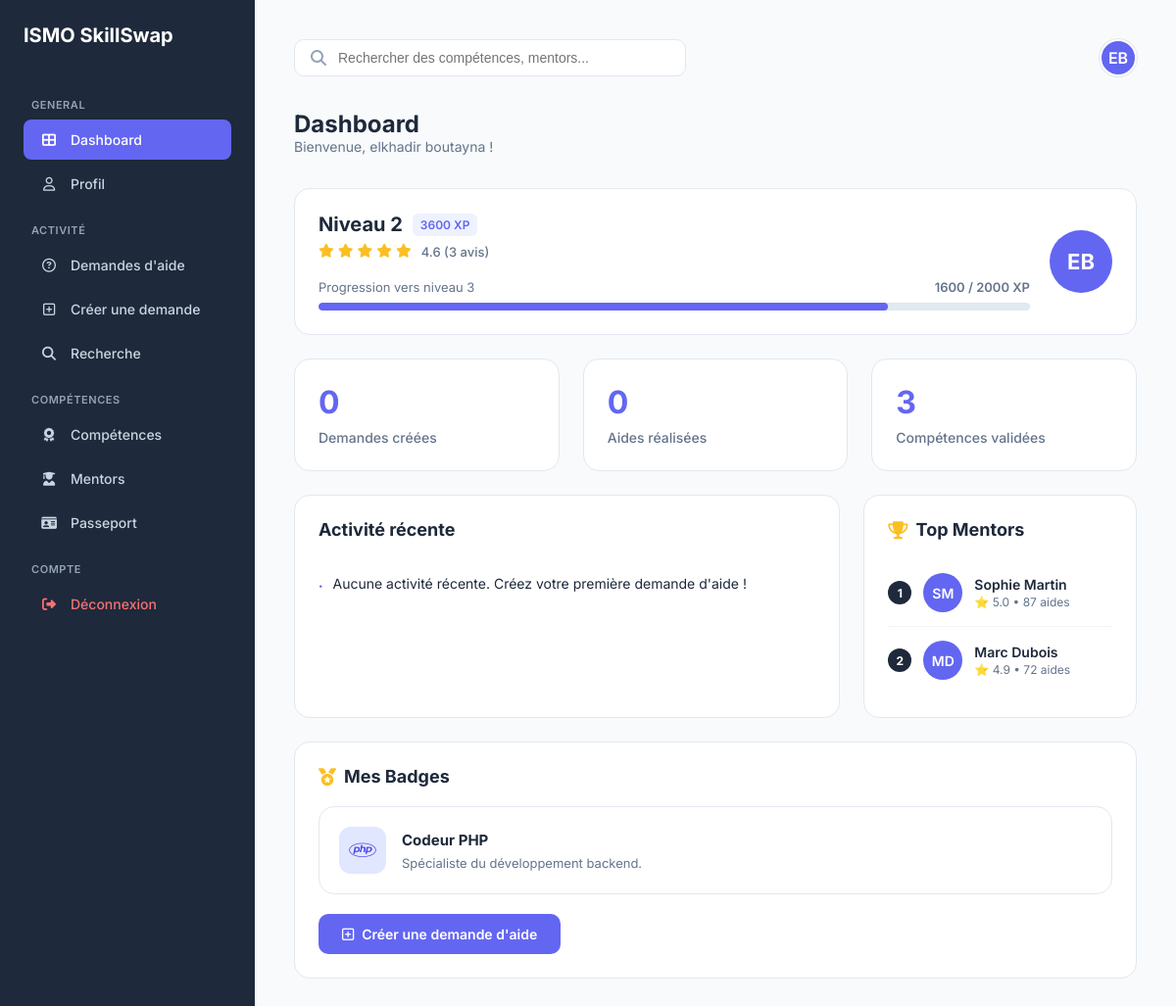
Page /dashboard.php (signed in) on the committed database.
### tables this page shows
CREATE TABLE `stagiaire` (
  `id_utilisateur` int NOT NULL,
  `cef` varchar(50) DEFAULT NULL,
  `filiere` varchar(50) DEFAULT NULL,
  `score_global` int DEFAULT '0',
  `disponibilite` tinyint(1) DEFAULT '1',
  `id_passeport` int DEFAULT NULL
);

CREATE TABLE `utilisateur` (
  `id_utilisateur` int NOT NULL,
  `nom_uti` varchar(50) DEFAULT NULL,
  `prenom_uti` varchar(50) DEFAULT NULL,
  `email_uti` varchar(100) DEFAULT NULL,
  `pwd_uti` varchar(255) DEFAULT NULL,
  `role` enum('stagiaire','formateur','admin') DEFAULT NULL,
  `photo` varchar(255) DEFAULT 'default.png',
  `is_verified` tinyint(1) DEFAULT '0'
);

CREATE TABLE `badges` (
  `id_badge` int NOT NULL,
  `nom_badge` varchar(50) DEFAULT NULL,
  `description_badge` text,
  `image_badge` varchar(255) DEFAULT 'default_badge.png'
);

### dashboard.php (the view, shortened to what this page needs)
<?php
require_once 'config.php';
$countDemandes = 0;
$countSkills = 0;
$countAides = 0;
$xp = 0;
$niveau = 1;
$progress_percentage = 0;
$initials = "";
$nom_complet = "";
$recentActivities = [];
$xp_dans_le_niveau = 0;
try {
    $queryUser = $pdo->prepare("
        SELECT u.prenom_uti, u.nom_uti, s.filiere
        FROM utilisateur u
        LEFT JOIN stagiaire s ON u.id_utilisateur = s.id_utilisateur
        WHERE u.id_utilisateur = ?");
    $queryUser->execute([$_SESSION['user_id']]);
    $user = $queryUser->fetch();
    if ($user) {
        $nom_complet = htmlspecialchars($user['prenom_uti'] . ' ' . $user['nom_uti']);
        $initials = strtoupper(substr($user['prenom_uti'] , 0, 1) . substr($user['nom_uti'] , 0, 1));
    } else {
        $nom_complet = "Stagiaire";
        $initials = "ST";
    }
    $stmtCountDemandes = $pdo->prepare("SELECT COUNT(*) FROM demande_aide WHERE id_stagiaire = ?");
    $stmtCountDemandes->execute([$_SESSION['user_id']]);
    $countDemandes = $stmtCountDemandes->fetchColumn();
    $stmtCountSkills = $pdo->prepare("SELECT COUNT(*) FROM validation WHERE id_stagiaire = ? AND etat_validation = 'valide'");
    $stmtCountSkills->execute([$_SESSION['user_id']]);
    $countSkills = $stmtCountSkills->fetchColumn();
    $stmtCountAides = $pdo->prepare("SELECT COUNT(*) FROM entraide WHERE id_mentor = ?");
    $stmtCountAides->execute([$_SESSION['user_id']]);
    $countAides = $stmtCountAides->fetchColumn();
    $xp = ($countSkills * 1200) + ($countDemandes * 300);
        $niveau = 1 + floor($xp / 2000);
    $xp_dans_le_niveau = $xp % 2000;
    $progress_percentage = ($xp_dans_le_niveau / 2000) * 100;
$niveau = 1 + floor($xp / 2000);
    $stmtRecentAct = $pdo->prepare("SELECT titre, technologie FROM demande_aide WHERE id_stagiaire = ? ORDER BY id_demande DESC LIMIT 3");
    $stmtRecentAct->execute([$_SESSION['user_id']]);
    $recentActivities = $stmtRecentAct->fetchAll();
$stmtBadges = $pdo->prepare("SELECT b.nom_badge, b.description_badge, b.image_badge
    FROM badges b
    JOIN obtenir o ON b.id_badge = o.id_badge
    WHERE o.id_utilisateur = ?");
$stmtBadges->execute([$_SESSION['user_id']]);
$mes_badges = $stmtBadges->fetchAll(PDO::FETCH_ASSOC);
$stmtBadges->execute([$_SESSION['user_id']]);
$mes_badges = $stmtBadges->fetchAll(PDO::FETCH_ASSOC);
} catch (Exception $e) {
    echo "<div style='color:red; background:#fee2e2; padding:12px; margin:15px; border-radius:8px; font-weight:bold; font-family:sans-serif;'>
            ⚠️ خطأ في الاستعلام: " . $e->getMessage() . "
          </div>";
}
?>
<!DOCTYPE html>
<html lang="fr">
<head>
    <link rel="stylesheet" href="https://cdnjs.cloudflare.com/ajax/libs/font-awesome/6.4.0/css/all.min.css">
</head>
<body>
     <aside class="sidebar">
        <h1>ISMO SkillSwap</h1>
        <p class="menu-title">GENERAL</p>
        <nav>
            <a href="dashboard.php" class="menu-item active "><i class="fas fa-th-large"></i> <span>Dashboard</span></a>
            <a href="profil.php" class="menu-item"><i class="far fa-user"></i> <span>Profil</span></a>
            <p class="menu-title">ACTIVITÉ</p>
            <a href="demandes_aide.php" class="menu-item" id="nav-demandes"><i class="far fa-question-circle"></i> <span>Demandes d'aide</span></a>
                <a href="creer_demande.php" class="menu-item" id="nav-creer"><i class="far fa-plus-square"></i> <span>Créer une demande</span></a>
            <a href="recherche.php" class="menu-item"><i class="fas fa-search"></i> <span>Recherche</span></a>
            <p class="menu-title">COMPÉTENCES</p>
            <a href="competence.php" class="menu-item"><i class="fas fa-award"></i> <span>Compétences</span></a>
            <a href="mentors.php" class="menu-item"><i class="fas fa-user-graduate"></i> <span>Mentors</span></a>
<a href="passport.php" class="menu-item"><i class="fas fa-id-card"></i> <span>Passeport</span></a>
            <p class="menu-title" >COMPTE</p>
            <a href="logout.php" class="menu-item" style="color: #f87171;"style="margin-top: auto;"><i class="fas fa-sign-out-alt"></i> <span>Déconnexion</span></a>
        </nav>
    </aside>
    <main class="main">
        <header>
            <div class="search-box">
                <i class="fas fa-search" style="color: #94a3b8;"></i>
                <input type="text" placeholder="Rechercher des compétences, mentors...">
            </div>
            <div class="avatar-top">
                <a href="profil.php" style="color:white; text-decoration:none;"><?php echo $initials; ?></a>
            </div>
        </header>
        <div>
            <h2 class="page-title">Dashboard</h2>
            <p class="welcome-sub">Bienvenue, <?php echo $nom_complet; ?> !</p>
        </div>
        <div class="level-card">
            <div class="level-info" style="flex: 1; margin-right: 20px;">
                <h3>Niveau <?php echo $niveau; ?> <span class="xp-badge"><?php echo $xp; ?> XP</span></h3>
                <div class="stars">
                    <i class="fas fa-star"></i><i class="fas fa-star"></i><i class="fas fa-star"></i><i class="fas fa-star"></i>
                    <i class="<?php echo ($countSkills >= 3) ? 'fas fa-star' : 'fas fa-star-half-alt'; ?>"></i>
                    <span style="color: var(--text-muted); font-size: 13px; margin-left: 6px; font-weight: 500;">
                        <?php echo number_format(min(4.0 + ($countSkills * 0.2), 5.0), 1); ?> (<?php echo $countDemandes + 3; ?> avis)
                    </span>
                </div>
                <p class="progress-text">Progression vers niveau <?php echo ($niveau + 1); ?> <span style="float: right; font-weight: 600;"><?php echo $xp_dans_le_niveau; ?> / 2000 XP</span></p>
                <div class="bar-bg">
                    <div class="bar-fill" style="width: <?php echo $progress_percentage; ?>%;"></div>
                </div>
            </div>
            <div class="level-avatar"><?php echo $initials; ?></div>
        </div>
        <div class="stats-grid">
            <div class="card-stat">
                <span class="val"><?php echo $countDemandes; ?></span>
                <span class="label">Demandes créées</span>
            </div>
            <div class="card-stat">
                <span class="val"><?php echo $countAides; ?></span>
                <span class="label">Aides réalisées</span>
            </div>
            <div class="card-stat">
                <span class="val"><?php echo $countSkills; ?></span>
                <span class="label">Compétences validées</span>
            </div>
        </div>
        <div class="middle-row">
            <div class="section-card">
                <h3>Activité récente</h3>
                <?php if (count($recentActivities) > 0): ?>
                    <?php foreach ($recentActivities as $act): ?>
                        <div class="act-item">
                            <span><span class="act-dot">•</span>Vous avez créé la demande "<?php echo htmlspecialchars($act['titre']); ?>" en <?php echo htmlspecialchars($act['technologie']); ?></span>
                            <span class="act-time">Récemment</span>
                        </div>
                    <?php endforeach; ?>
                <?php else: ?>
                    <div class="act-item">
                        <span><span class="act-dot">•</span>Aucune activité récente. Créez votre première demande d'aide !</span>
                    </div>
                <?php endif; ?>
            </div>
            <div class="section-card">
                <h3><i class="fas fa-trophy" style="color: #fbbf24;"></i> Top Mentors</h3>
                <div class="mentor-item">
                    <span class="rank">1</span>
                    <div class="m-avatar">SM</div>
                    <div class="m-info">
                        <h4>Sophie Martin</h4>
                        <p>⭐ 5.0 • 87 aides</p>
                    </div>
                </div>
                <div class="mentor-item">
                    <span class="rank">2</span>
                    <div class="m-avatar">MD</div>
                    <div class="m-info">
                        <h4>Marc Dubois</h4>
                        <p>⭐ 4.9 • 72 aides</p>
                    </div>
                </div>
            </div>
        </div>
        <div class="section-card">
    <h3><i class="fas fa-medal" style="color: #fbbf24;"></i> Mes Badges</h3>
    <div class="badges-grid" style="margin-top: 20px;">
        <?php if (empty($mes_badges)): ?>
            <p style="color: var(--text-muted); font-size: 14px;">Aucun badge pour le moment. Continuez vos efforts !</p>
        <?php else: ?>
            <?php foreach ($mes_badges as $badge): ?>
                <div class="badge-box">
                    <div class="b-icon indigo"><i class="<?php echo htmlspecialchars($badge['image_badge']); ?>"></i></div>
                    <div class="b-details">
                        <h4><?php echo htmlspecialchars($badge['nom_badge']); ?></h4>
                        <p><?php echo htmlspecialchars($badge['description_badge']); ?></p>
                    </div>
                </div>
            <?php endforeach; ?>
        <?php endif; ?>
    </div>
    <a href="creer_demande.php" class="btn-action-swap" style="margin-top: 20px;">
        <i class="far fa-plus-square"></i> Créer une demande d'aide
    </a>
</div>
</body>
</html>

### rows in the picture
stagiaire: id_utilisateur.nom_uti "EB", id_utilisateur.nom_uti "elkhadir boutayna"
badges: nom_badge "Codeur PHP", description_badge "Spécialiste du développement backend."

### other values in the picture
$niveau "2"
$xp "3600"
min(4.0 + ($countSkills * 0.2), 5.0) "4.6"
$countDemandes + 3 "3"
$niveau + 1 "3"
$xp_dans_le_niveau "1600"
$countDemandes "0"
$countAides "0"
$countSkills "3"
